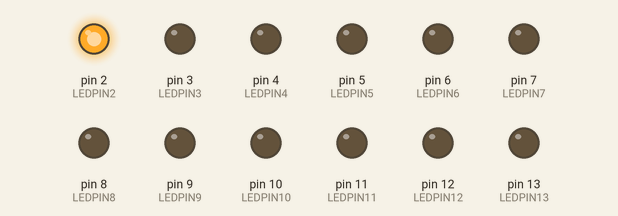
This sketch was run on a simulated Arduino Uno, built with avr-gcc and run on an emulated ATmega328P. On the bench: output pins drawn as LEDs (lit = HIGH).

Above: at 0.07 s.
At 0.87 s:
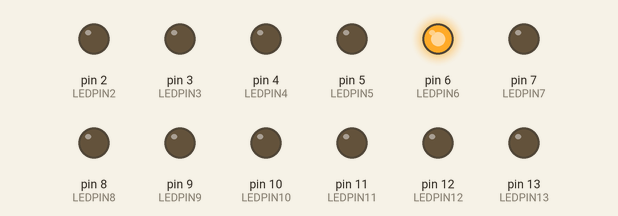
At 1.47 s:
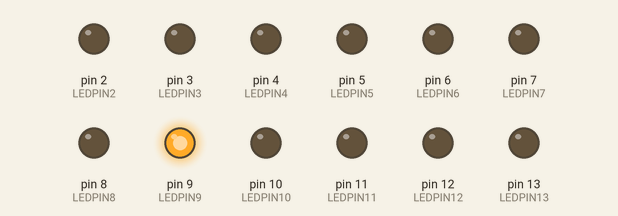
At 2.77 s:
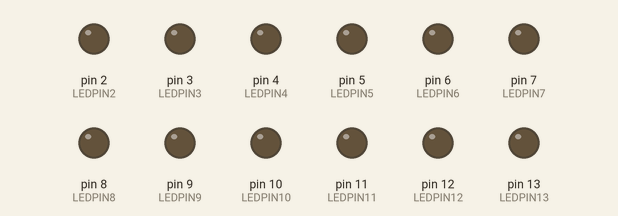
At 4.07 s:
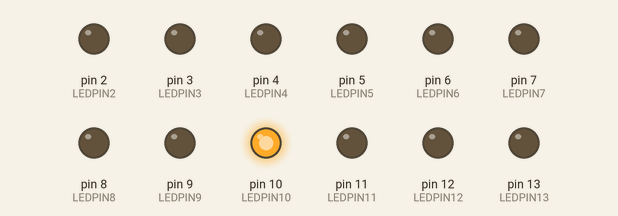
At 5.47 s:
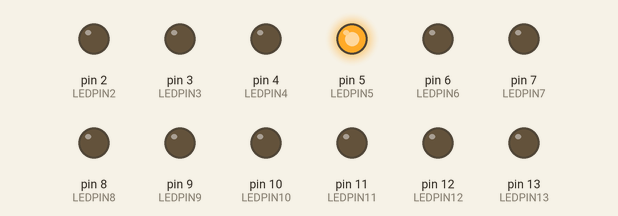
Timing chart, 0 to 5.8 s (numbered marks = the images above):
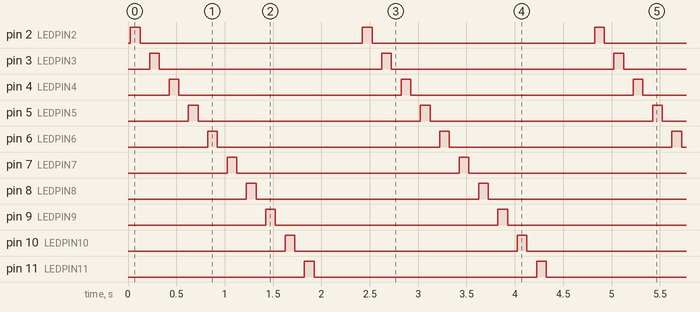

Measured:
- by itself, pin 2 (LEDPIN2), pin 3 (LEDPIN3), pin 4 (LEDPIN4), pin 5 (LEDPIN5), pin 6 (LEDPIN6), pin 7 (LEDPIN7), pin 8 (LEDPIN8), pin 9 (LEDPIN9), pin 10 (LEDPIN10), pin 11 (LEDPIN11), pin 12 (LEDPIN12), pin 13 (LEDPIN13): alternates HIGH for 0.10 s and LOW for 2.3 s
- by itself, everything shown: repeats every 2.4 s, in 24 steps

The sketch:

Blink_for_LEDshield.ino
```cpp
  /*********************************************************************************
     * Project  : Blink for LED shield                                             *
     * Compiler : Arduino 1.0.2                                                    *
     * Board    : Arduino UNO                                                      *
     * Shield   : D.I.Y LED Shield 4x3                                             *
     * Module   :                                                                  *
     *          :                                                                  *
     * Author   : Bavensky :3                                                      *
     * E-Mail   : Aphirak_Sang-ngenchai@hotmail.com                                *
     * Date     : 09/07/2014 [dd/mm/yyyy]                                          *
     *******************************************************************************/

  #define LEDPIN2  2
  #define LEDPIN3  3
  #define LEDPIN4  4
  #define LEDPIN5  5
  #define LEDPIN6  6
  #define LEDPIN7  7
  #define LEDPIN8  8
  #define LEDPIN9  9
  #define LEDPIN10  10
  #define LEDPIN11  11
  #define LEDPIN12  12
  #define LEDPIN13  13
  #define DELAYTIME 100

  int ledpins[] = {  LEDPIN2, LEDPIN3, LEDPIN4, LEDPIN5,
                     LEDPIN6, LEDPIN7, LEDPIN8, LEDPIN9,
                     LEDPIN10, LEDPIN11, LEDPIN12, LEDPIN13,  };

  void setup()
  {
    for(int i=0; i<12; i++)
    {
      pinMode(ledpins[i], OUTPUT);
      delay(2);
    }

  }

  void loop()
  {
    for(int i=0; i<12; i++)
    {
      digitalWrite(ledpins[i], HIGH);
      delay(DELAYTIME);
      digitalWrite(ledpins[i], LOW);
      delay(DELAYTIME);
    }
  }
```
